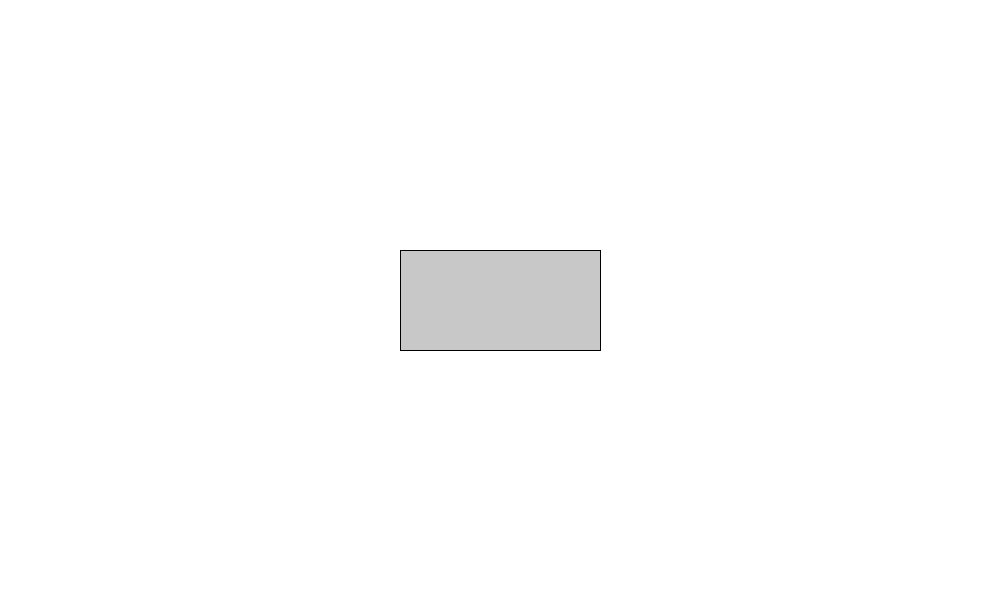
Frame 1 (no input)
Frame 60 (the mouse pressed at the canvas centre just before this capture): identical to frame 1, image omitted
Frame 120 (the mouse held since frame 60 and released just before this capture): identical to frame 1, image omitted

The Processing sketch that drew this single still picture (run headless with seeded random() and noise(); from frame 60 on, the mouse is pressed at the canvas centre):

// Processing sketch: sketch_2018_FIRST_POWER_UP_Game
// ── sketch_2018_FIRST_POWER_UP_Game.pde
Robot testRobot;

void setup()
{
  size(1000, 600);
  
  testRobot = new Robot(width / 2, height / 2, 100, 200, PI / 2, color(200));
}

void draw()
{
  background(255);
  
  rectMode(CENTER);
  
  testRobot.draw();
}
// ── Robot.pde
class Robot
{
  PVector position, velocity, acceleration;
  float w, h;
  float angle, a_velocity, a_acceleration;
  color robotColor;
  
  Robot(float x, float y, float w, float h, float angle, color robotColor)
  {
    position = new PVector(x, y);
    velocity = new PVector(0, 0);
    acceleration = new PVector(0, 0);
    
    this.angle = angle;
    a_velocity = 0;
    a_acceleration = 0;
    
    this.w = w;
    this.h = h;
    
    this.robotColor = robotColor;
  }
  
  void update()
  {
    //Calculate Forces
    
    //Apply all of the forces to the position
    this.velocity.add(acceleration);
    this.position.add(velocity);
    
    //Reset the acceleration
    this.acceleration.mult(0);
  }
  
  void draw()
  {
    pushMatrix();
    
    translate(position.x, position.y);
    rotate(angle);
    
    fill(this.robotColor);
    rect(0, 0, w, h);
    
    popMatrix();
  }
}
